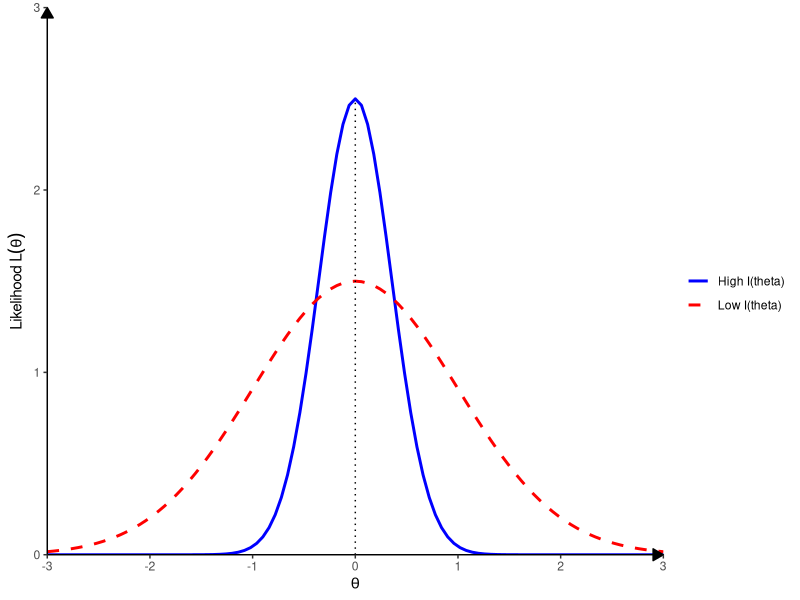

Generate this figure with R:
## ---- chunk 1
#| label: fig-fisher-info
#| fig-cap: "Fisher Information: Curvature vs. Variance"
#| echo: false
#| fig-align: center
#| fig-width: 7
#| fig-height: 4

library(ggplot2)

# Define the likelihood functions
high_info <- function(x) 2.5 * exp(-4 * x^2)
low_info  <- function(x) 1.5 * exp(-0.5 * x^2)

ggplot() +
  # High Information Curve (Blue, Narrow)
  stat_function(fun = high_info, xlim = c(-3, 3), 
                aes(color = "High I(theta)"), size = 1) +
  # Low Information Curve (Red, Wide, Dashed)
  stat_function(fun = low_info, xlim = c(-3, 3), 
                aes(color = "Low I(theta)"), linetype = "dashed", size = 1) +
  # MLE vertical line
  geom_segment(aes(x = 0, y = 0, xend = 0, yend = 2.5), linetype = "dotted") +
  # Customizing axes and labels
  scale_color_manual(values = c("High I(theta)" = "blue", "Low I(theta)" = "red")) +
  labs(x = expression(theta), y = expression(paste("Likelihood ", L(theta))), color = "") +
  annotate("text", x = 0, y = -0.15, label = expression(hat(theta)[MLE])) +
  theme_classic() +
  theme(
    legend.position = "right",
    axis.line = element_line(arrow = grid::arrow(length = unit(0.3, "cm"), type = "closed"))
  ) +
  coord_cartesian(ylim = c(0, 3), expand = FALSE)
